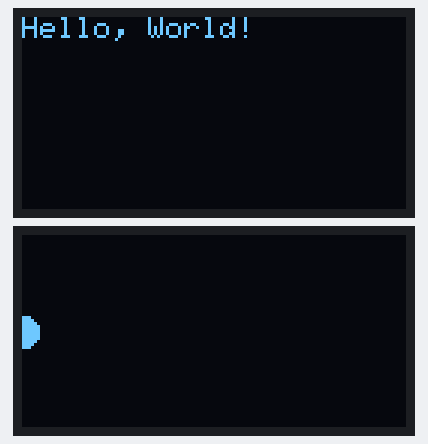
The program below on a simulated Seeed XIAO ESP32-S3. On the bench: 2 × 128×64 one-colour display.

Above: at 0.17 s.
At 0.67 s:
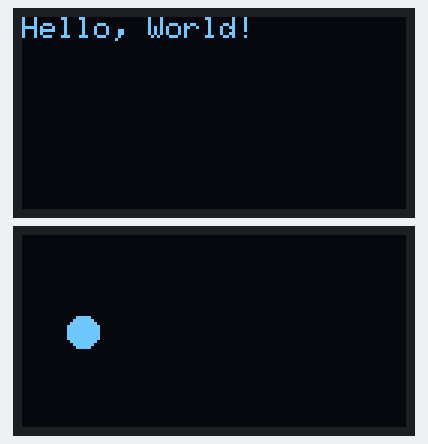
At 1.05 s:
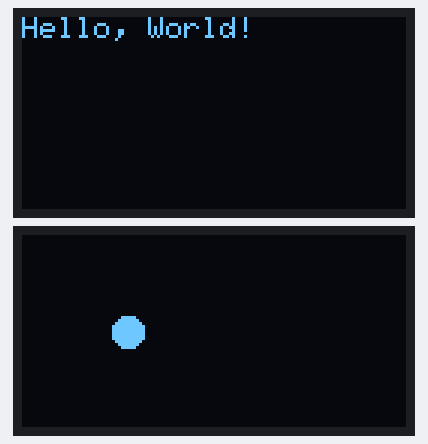
At 1.93 s:
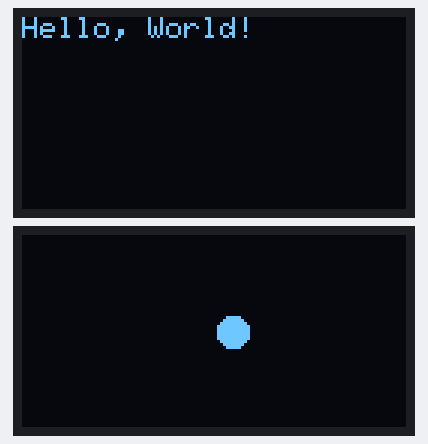
At 2.81 s:
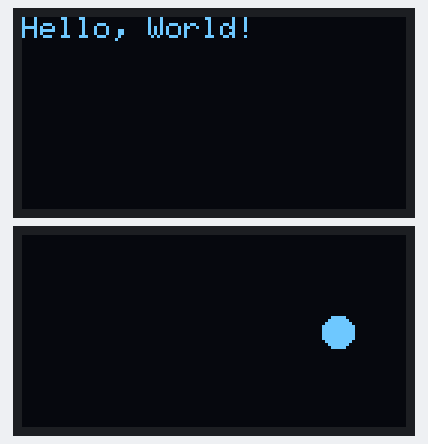
At 3.81 s:
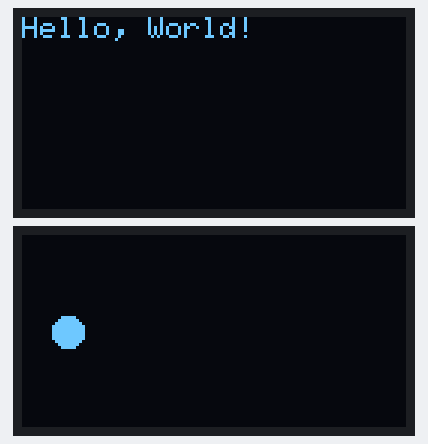

Measured:
- by itself, everything shown: repeats every 3.3 s, in 26 steps

The program:

main.cpp
```cpp
#include <Wire.h>
#include <Adafruit_GFX.h>
#include <Adafruit_SSD1306.h>

// OLED display TWI (I2C) settings
#define SCREEN_WIDTH 128 // OLED display width, in pixels
#define SCREEN_HEIGHT 64 // OLED display height, in pixels
#define OLED_RESET     -1 // Reset pin # (or -1 if sharing Arduino reset pin)

// Declaration for two SSD1306 displays connected to I2C (SDA, SCL pins)
Adafruit_SSD1306 display1(SCREEN_WIDTH, SCREEN_HEIGHT, &Wire, OLED_RESET);
Adafruit_SSD1306 display2(SCREEN_WIDTH, SCREEN_HEIGHT, &Wire, OLED_RESET);

void setup() {
  Serial.begin(115200);

  // Initialize first OLED with I2C addr 0x3C (128x64)
  if(!display1.begin(SSD1306_SWITCHCAPVCC, 0x3C)) {
    Serial.println(F("SSD1306 allocation failed for display 1"));
    for(;;); // Don't proceed, loop forever
  }

  // Initialize second OLED with I2C addr 0x3D (128x64)
  if(!display2.begin(SSD1306_SWITCHCAPVCC, 0x3D)) {
    Serial.println(F("SSD1306 allocation failed for display 2"));
    for(;;); // Don't proceed, loop forever
  }

  // Clear the buffer
  display1.clearDisplay();
  display2.clearDisplay();

  // Setup for display 1 ("Hello, World!")
  display1.setTextSize(1);      // Normal 1:1 pixel scale
  display1.setTextColor(SSD1306_WHITE); // Draw white text
  display1.setCursor(0,0);     // Start at top-left corner
  display1.println(F("Hello, World!"));
  display1.display();

  // No need to draw anything on display 2 here; animation will be handled in loop()
}

void loop() {
  static int x = 0; // Horizontal position of the animation dot
  static int y = (SCREEN_HEIGHT / 2); // Vertical position of the animation dot, centered
  display2.clearDisplay(); // Clear the display buffer

  // Draw a dot moving across the screen
  display2.fillCircle(x, y, 5, SSD1306_WHITE); // Draw a dot with radius 5
  display2.display(); // Update the display with the drawn dot

  x += 5; // Move the dot to the right on each loop
  if(x > SCREEN_WIDTH) x = 0; // Reset position to loop the animation

  delay(100); // Delay to slow down the animation speed
}
```
